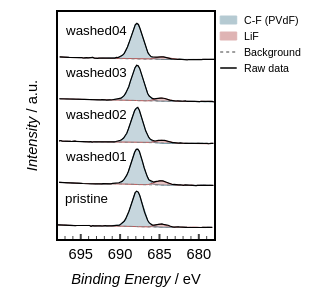
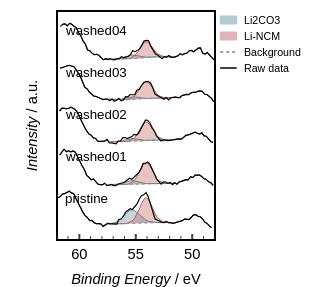
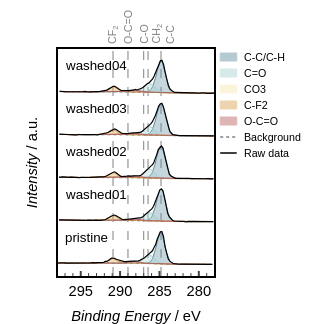
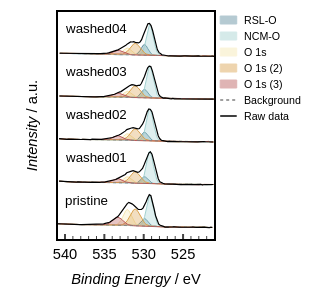

Source (notebook cell) for these figures, in order:
### Markdown cell above
### 5.2 – Waterfall with the fitted components (filled)

Elements without a fit (Ni2p3, Mn2p3, Co2p3) simply come out as the raw curve
plus background.

### Code cell
for element in ELEMENTS:
    dfs, labels = spectra[element]
    if not dfs:
        continue
    fig = plot_waterfall(dfs, labels, with_components=True,
                         offset=WATERFALL_OFFSET.get(element, DEFAULT_OFFSET), sample_colors=SAMPLE_COLORS)
    add_reference_lines(fig, REFERENCE_LINES.get(element, []))
    save_fig(fig, f'{element}_waterfall_components', output_dir=OUTPUT_DIR)
